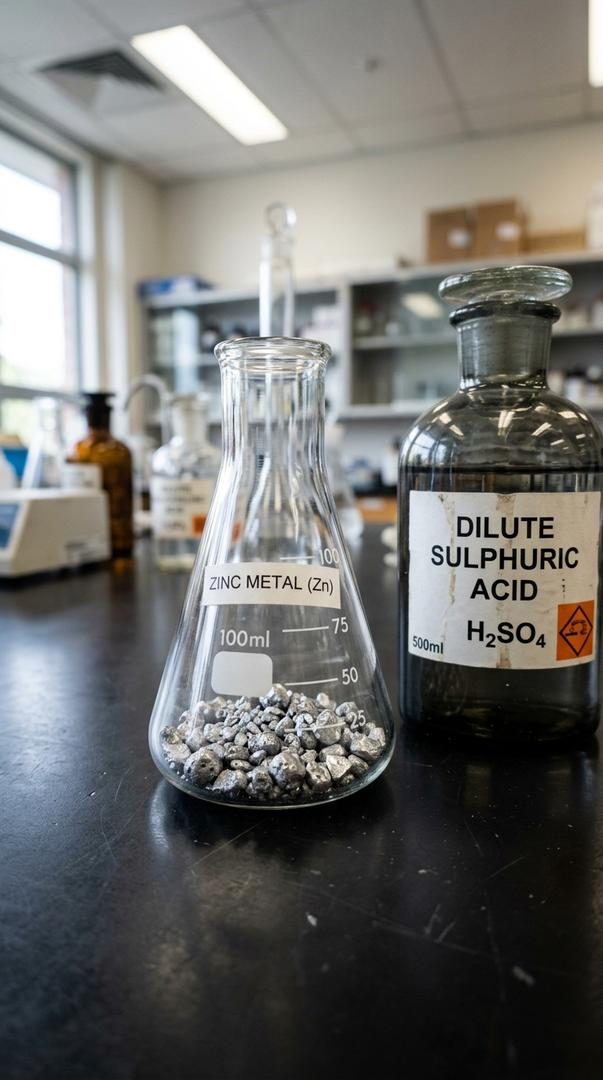
#> input picture experiments/activity_1_3_zinc_acid/images/02_setup_zinc.jpg, 603 x 1080 px
$ python render_action_composite.py
#> lines starting #> are read from the running program, lines starting #| are printed output that depends on the picture
#!/usr/bin/env python3
"""
Refined Action Composite Renderer for CBSE Class 10 Activity 1.3:
- Scene 2: Realistic tilted pouring beaker + gravity-curved liquid stream + flask-contour fill + splashing ripples
- Scene 3: High-density active bubbling effervescence engine with 3D spherical bubble physics + surface bursting
- Scene 4: Laboratory thermometer probe immersed directly in the liquid + live digital climbing readout + heat pulse
"""

import math
import random
import numpy as np
from PIL import Image, ImageDraw, ImageFont, ImageFilter
from pathlib import Path

BASE_DIR = Path(__file__).resolve().parent
IMG_DIR = BASE_DIR / "images"
PREVIEW_DIR = BASE_DIR / "action_previews"
PREVIEW_DIR.mkdir(parents=True, exist_ok=True)

WIDTH, HEIGHT = 1080, 1920

def get_font(size: int, bold: bool = False):
    font_paths = [
        "C:/Windows/Fonts/segoeuib.ttf" if bold else "C:/Windows/Fonts/segoeui.ttf",
        "C:/Windows/Fonts/arialbd.ttf" if bold else "C:/Windows/Fonts/arial.ttf",
    ]
    for p in font_paths:
        if Path(p).exists():
            return ImageFont.truetype(p, size)
    return ImageFont.load_default()

def render_scene2_pouring_frame(t: float, total_dur: float = 3.2) -> Image.Image:
    """Renders Scene 2: Natural curved gravity pour from beaker into conical flask."""
    base = Image.open(IMG_DIR / "02_setup_zinc.jpg").convert("RGBA").resize((WIDTH, HEIGHT), Image.Resampling.LANCZOS)
    overlay = Image.new("RGBA", (WIDTH, HEIGHT), (0, 0, 0, 0))
    draw = ImageDraw.Draw(overlay)

    # Timing: Beaker appears at t=0, pours from t=0.3s to 2.8s
    pour_active = (t >= 0.25)
    progress = min(1.0, max(0.0, (t - 0.25) / (total_dur * 0.75)))

    # Flask geometry in 02_setup_zinc.jpg:
    # Neck center: (460, 480)
    # Base: left at (260, 1420), right at (640, 1420), bottom y=1420
    # Liquid rises from y=1420 up to y=1230
    fill_h = int(190 * progress)

    # 1. Rising Liquid Layer inside conical flask
    if fill_h > 0:
        fill_y = 1420 - fill_h
        # Conical slope calculation: left wall slopes from (420, 520) to (260, 1420)
        # right wall slopes from (500, 520) to (640, 1420)
        p_slope = fill_h / 900.0
        cur_left = int(260 + (420 - 260) * p_slope)
        cur_right = int(640 - (640 - 500) * p_slope)

        # Translucent acid liquid pool
        liquid_poly = [
            (260, 1420),
            (cur_left, fill_y),
            (cur_right, fill_y),
            (640, 1420)
        ]
        draw.polygon(liquid_poly, fill=(200, 240, 255, 95))

        # Subtle meniscus curve and bright highlight
        draw.line([(cur_left + 5, fill_y), (cur_right - 5, fill_y)], fill=(255, 255, 255, 210), width=3)
        draw.ellipse([cur_left, fill_y - 4, cur_right, fill_y + 4], outline=(220, 245, 255, 140), width=2)

        # Expanding ripples where pouring stream hits liquid
        impact_x = 460
        r_age = (t * 4.0) % 1.0
        for r_offset in [0.0, 0.5]:
            r_prog = (r_age + r_offset) % 1.0
            rw = int(20 + 80 * r_prog)
            rh = int(6 + 18 * r_prog)
            ra = int(200 * (1.0 - r_prog))
            draw.ellipse([impact_x - rw, fill_y - rh, impact_x + rw, fill_y + rh],
                         outline=(255, 255, 255, ra), width=2)

    # 2. Pouring Beaker & Curved Liquid Stream
    # Beaker pouring lip positioned at top-left: (330, 260)
    lip_x, lip_y = 340, 280
    neck_x, neck_y = 465, 480
    impact_y = 1420 - fill_h

    if pour_active:
        # Generate smooth gravity-curved stream using Bézier points
        stream_pts = []
        num_steps = 35
        # Gravity curve from lip (340, 280) through neck (465, 480) down to impact (460, impact_y)
        for i in range(num_steps + 1):
            u = i / float(num_steps)
            if u < 0.4:
                # Segment 1: Beaker lip to flask neck
                v = u / 0.4
                # Cubic Bezier: p0=(340, 280), p1=(420, 290), p2=(465, 380), p3=(465, 480)
                px = (1-v)**3 * lip_x + 3*(1-v)**2 * v * 410 + 3*(1-v) * v**2 * 460 + v**3 * neck_x
                py = (1-v)**3 * lip_y + 3*(1-v)**2 * v * 290 + 3*(1-v) * v**2 * 390 + v**3 * neck_y
            else:
                # Segment 2: Freefall down inside flask
                v = (u - 0.4) / 0.6
                px = neck_x + math.sin(v * math.pi * 3 + t * 18) * 3 # subtle turbulent wobble
                py = neck_y + (impact_y - neck_y) * v
            stream_pts.append((px, py))

        # Draw stream with outer glow, translucent core, and white specular highlight
        for i in range(len(stream_pts) - 1):
            p1 = stream_pts[i]
            p2 = stream_pts[i+1]
            # Width decreases as liquid accelerates downwards (gravity stretching)
            u = i / len(stream_pts)
            w = max(6, int(22 * (1.0 - u * 0.55)))

            # Outer soft refraction
            draw.line([p1, p2], fill=(180, 235, 255, 110), width=w + 6)
            # Inner clear liquid core
            draw.line([p1, p2], fill=(230, 250, 255, 190), width=w)
            # Specular bright edge
            hl_p1 = (p1[0] - w * 0.25, p1[1])
            hl_p2 = (p2[0] - w * 0.25, p2[1])
            draw.line([hl_p1, hl_p2], fill=(255, 255, 255, 240), width=max(2, int(w * 0.28)))

        # Splashing micro-droplets at impact point
        random.seed(int(t * 80))
        for _ in range(10):
            dx = random.randint(-35, 35)
            dy = -random.randint(8, 45)
            dr = random.randint(2, 6)
            draw.ellipse([impact_x + dx - dr, impact_y + dy - dr, impact_x + dx + dr, impact_y + dy + dr],
                         fill=(245, 252, 255, 220))

    # 3. Draw Tilted Glass Beaker pouring the acid (at top-left)
    beaker_overlay = Image.new("RGBA", (WIDTH, HEIGHT), (0, 0, 0, 0))
    bdraw = ImageDraw.Draw(beaker_overlay)
    # Beaker rim polygon tilted ~35 degrees
    bx, by = 280, 240
    # Glass beaker body
    b_pts = [(160, 160), (340, 275), (290, 360), (110, 245)]
    bdraw.polygon(b_pts, fill=(230, 245, 255, 65), outline=(255, 255, 255, 200))
    # Beaker liquid meniscus inside
    b_liq = [(180, 200), (330, 275), (280, 340), (130, 260)]
    bdraw.polygon(b_liq, fill=(200, 240, 255, 140))
    # Beaker measurement marks
    bdraw.line([(220, 230), (240, 245)], fill=(255, 255, 255, 220), width=2)
    bdraw.line([(240, 260), (260, 275)], fill=(255, 255, 255, 220), width=2)
    bdraw.text((150, 120), "DILUTE H2SO4", font=get_font(24, bold=True), fill=(0, 229, 255, 230))

    # Composite beaker
    comp = Image.alpha_composite(base, overlay)
    comp = Image.alpha_composite(comp, beaker_overlay)

    # 4. M3 Action HUD Overlays (Clean spacing, zero overlap)
    hud = ImageDraw.Draw(comp)
    # Header card (height 150px)
    hud.rounded_rectangle([60, 110, 1020, 270], radius=24, fill=(16, 22, 36, 230), outline=(0, 229, 255, 190), width=3)
    hud.text((100, 135), "STEP 1 • ADDING REACTANTS", font=get_font(26, bold=True), fill=(0, 229, 255))
    hud.text((100, 172), "Pouring Dilute H2SO4 into Flask", font=get_font(38, bold=True), fill=(255, 255, 255))
    hud.text((100, 224), "Acid covers the zinc granules at the bottom", font=get_font(24), fill=(180, 210, 230))

    # Reality Check Card at bottom
    hud.rounded_rectangle([60, 1630, 1020, 1810], radius=24, fill=(16, 22, 36, 235), outline=(255, 179, 0, 190), width=3)
    hud.text((100, 1655), "LAB REALITY CHECK: ZINC GRANULES", font=get_font(26, bold=True), fill=(255, 179, 0))
    hud.text((100, 1698), "Silvery-gray irregular, rough metallic pieces", font=get_font(36, bold=True), fill=(255, 255, 255))
    hud.text((100, 1750), "Direct practical observation for CBSE Board viva", font=get_font(23), fill=(190, 210, 230))

    return comp

def render_scene3_effervescence_frame(t: float, total_dur: float = 8.2) -> Image.Image:
    """Renders Scene 3: High-density active bubbling effervescence engine."""
    base = Image.open(IMG_DIR / "03_reaction_effervescence.jpg").convert("RGBA").resize((WIDTH, HEIGHT), Image.Resampling.LANCZOS)
    overlay = Image.new("RGBA", (WIDTH, HEIGHT), (0, 0, 0, 0))
    draw = ImageDraw.Draw(overlay)

    # 380 active bubbles nucleating on zinc granules at bottom and surging upward
    NUM_BUBBLES = 380
    random.seed(42)

    bubble_params = []
    for i in range(NUM_BUBBLES):
        # Spawning across bottom zinc granule zone
        spawn_x = random.randint(180, 900)
        spawn_y = random.randint(1250, 1780)
        speed = random.uniform(220, 520)     # upward pixels/sec
        radius = random.uniform(3.0, 15.0)   # bubble radius
        wobble_freq = random.uniform(5.0, 12.0)
        wobble_amp = random.uniform(5.0, 20.0)
        phase = random.uniform(0, 2 * math.pi)
        lifetime = (spawn_y - 360) / speed   # reaches top around y=360
        birth_offset = random.uniform(0, lifetime)
        bubble_params.append((spawn_x, spawn_y, speed, radius, wobble_freq, wobble_amp, phase, lifetime, birth_offset))

    # Render each bubble with 3D spherical shading
    for bp in bubble_params:
        spawn_x, spawn_y, speed, radius, wobble_freq, wobble_amp, phase, lifetime, birth_offset = bp
        age = (t + birth_offset) % lifetime
        cur_y = spawn_y - (speed * age)
        cur_x = spawn_x + math.sin(age * wobble_freq + phase) * wobble_amp

        # Grow as hydrostatic pressure decreases
        cur_r = radius * (1.0 + 0.3 * (age / lifetime))

        # Translucent aqua bubble sphere
        draw.ellipse([cur_x - cur_r, cur_y - cur_r, cur_x + cur_r, cur_y + cur_r],
                     fill=(215, 248, 255, 115), outline=(255, 255, 255, 185), width=int(max(1, cur_r * 0.16)))

        # 3D Specular highlight crescent in upper-left
        hl_r = max(1.5, cur_r * 0.36)
        hl_x = cur_x - cur_r * 0.32
        hl_y = cur_y - cur_r * 0.32
        draw.ellipse([hl_x - hl_r, hl_y - hl_r, hl_x + hl_r, hl_y + hl_r],
                     fill=(255, 255, 255, 230))

    # Meniscus Froth & Bursting Rings at liquid surface (y ≈ 360 to 440)
    random.seed(int(t * 30))
    for _ in range(20):
        fx = random.randint(240, 840)
        fy = random.randint(370, 430)
        fr = random.randint(4, 14)
        draw.ellipse([fx - fr, fy - fr, fx + fr, fy + fr], outline=(255, 255, 255, 170), width=2)

    comp = Image.alpha_composite(base, overlay)

    # Clean M3 Overlays (No text collision)
    hud = ImageDraw.Draw(comp)
    # Header card (height 170px)
    hud.rounded_rectangle([60, 110, 1020, 290], radius=24, fill=(16, 22, 36, 230), outline=(0, 230, 118, 190), width=3)
    hud.text((100, 135), "STEP 2 • VIGOROUS REACTION", font=get_font(26, bold=True), fill=(0, 230, 118))
    hud.text((100, 172), "RAPID H2 EFFERVESCENCE!", font=get_font(42, bold=True), fill=(255, 255, 255))
    hud.text((100, 232), "Bubbles of Hydrogen gas fizz violently off Zinc metal", font=get_font(24), fill=(190, 225, 210))

    # Equation Card at bottom
    hud.rounded_rectangle([60, 1630, 1020, 1810], radius=24, fill=(16, 22, 36, 235), outline=(0, 229, 255, 190), width=3)
    hud.text((100, 1655), "BALANCED CHEMICAL EQUATION", font=get_font(26, bold=True), fill=(0, 229, 255))
    hud.text((100, 1698), "Zn solid + H2SO4 → ZnSO4 + H2 ↑", font=get_font(38, bold=True), fill=(255, 255, 255))
    hud.text((100, 1750), "Zinc + Dilute Sulphuric Acid → Zinc Sulphate + Hydrogen Gas", font=get_font(23), fill=(185, 215, 235))

    return comp

def render_scene4_exothermic_frame(t: float, total_dur: float = 5.6) -> Image.Image:
    """Renders Scene 4: Laboratory thermometer probe immersed in flask liquid."""
    base = Image.open(IMG_DIR / "04_takeaway_exothermic.jpg").convert("RGBA").resize((WIDTH, HEIGHT), Image.Resampling.LANCZOS)
    overlay = Image.new("RGBA", (WIDTH, HEIGHT), (0, 0, 0, 0))
    draw = ImageDraw.Draw(overlay)

    # Temperature calculation (climbs smoothly from 24.5°C to 48.6°C)
    progress = min(1.0, t / (total_dur * 0.85))
    smooth_p = 1.0 - math.cos(progress * math.pi * 0.5)
    current_temp = 24.5 + (48.6 - 24.5) * smooth_p

    # Dynamic temperature color shift
    if current_temp < 36.0:
        r_col = int(0 + (current_temp - 24.5) / 11.5 * 255)
        g_col = int(220 - (current_temp - 24.5) / 11.5 * 60)
        b_col = int(255 - (current_temp - 24.5) / 11.5 * 200)
    else:
        r_col = 255
        g_col = int(160 - (current_temp - 36.0) / 12.6 * 120)
        b_col = int(55 - (current_temp - 36.0) / 12.6 * 55)
    temp_color = (r_col, g_col, b_col)

    # 1. Warm thermal pulse around bottom of flask
    pulse_alpha = int(50 + math.sin(t * 6) * 30)
    draw.ellipse([450, 1250, 850, 1600], fill=(255, 80, 20, pulse_alpha))

    # 2. Laboratory Stem Thermometer Immersed in Flask Liquid
    # Flask in 04_takeaway_exothermic.jpg: liquid is around x=640, y=1200-1420
    tx = 645
    t_top = 460
    t_bottom = 1380
    stem_w = 20

    # Outer glass capillary
    draw.rounded_rectangle([tx - stem_w//2, t_top, tx + stem_w//2, t_bottom], radius=10,
                           fill=(235, 248, 255, 90), outline=(255, 255, 255, 200), width=2)
    # Bulb submerged in liquid
    bulb_r = 22
    draw.ellipse([tx - bulb_r, t_bottom - 20, tx + bulb_r, t_bottom + bulb_r * 2 - 20], fill=temp_color)

    # Mercury liquid column rising: 20°C at y=1300, 50°C at y=580
    mercury_y = int(1300 - (current_temp - 20.0) / 30.0 * 720)
    draw.rounded_rectangle([tx - 5, mercury_y, tx + 5, t_bottom], radius=5, fill=temp_color)

    # Graduation tick marks & labels
    for deg in [20, 30, 40, 50]:
        ty = int(1300 - (deg - 20.0) / 30.0 * 720)
        draw.line([(tx - 24, ty), (tx - 12, ty)], fill=(255, 255, 255, 210), width=2)
        draw.text((tx - 76, ty - 12), f"{deg}°C", font=get_font(20, bold=True), fill=(255, 255, 255, 220))

    comp = Image.alpha_composite(base, overlay)

    # 3. Active Digital Temperature Meter Card (Left side, clear of hands)
    hud = ImageDraw.Draw(comp)
    meter_box = [80, 680, 520, 940]
    hud.rounded_rectangle(meter_box, radius=20, fill=(14, 20, 32, 235), outline=temp_color, width=4)
    hud.text((110, 705), "FLASK TEMPERATURE", font=get_font(22, bold=True), fill=(180, 200, 220))
    hud.text((110, 742), f"{current_temp:.1f} °C", font=get_font(64, bold=True), fill=temp_color)
    delta = current_temp - 24.5
    hud.text((110, 835), f"▲ +{delta:.1f}°C RISE", font=get_font(28, bold=True), fill=(255, 87, 34))
    hud.text((110, 880), "Exothermic heat released", font=get_font(22), fill=(200, 210, 225))

    # Header badge (height 170px)
    hud.rounded_rectangle([60, 110, 1020, 290], radius=24, fill=(16, 22, 36, 230), outline=(255, 87, 34, 190), width=3)
    hud.text((100, 135), "STEP 3 • TEMPERATURE OBSERVATION", font=get_font(26, bold=True), fill=(255, 87, 34))
    hud.text((100, 172), "EXOTHERMIC REACTION!", font=get_font(42, bold=True), fill=(255, 255, 255))
    hud.text((100, 232), "Flask becomes distinctly warm to the touch", font=get_font(24), fill=(225, 200, 200))

    # Takeaway Card at bottom
    hud.rounded_rectangle([60, 1630, 1020, 1810], radius=24, fill=(16, 22, 36, 235), outline=(255, 179, 0, 190), width=3)
    hud.text((100, 1655), "CLASS 10 BOARD EXAM TAKEAWAY", font=get_font(26, bold=True), fill=(255, 179, 0))
    hud.text((100, 1698), "Exothermic Reaction: Heat is Released", font=get_font(36, bold=True), fill=(255, 255, 255))
    hud.text((100, 1750), "Direct practical observation: Temperature rises during reaction", font=get_font(23), fill=(195, 215, 230))

    return comp

def main():
    print("Generating refined action composite frames...")
    s2 = render_scene2_pouring_frame(1.8).convert("RGB")
#> in render_scene2_pouring_frame, `comp = Image.alpha_composite(base, overlay)`:
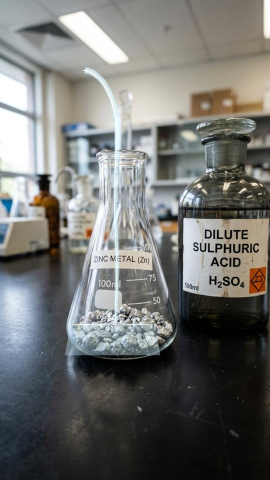
#> comp: PIL image 1080x1920 RGBA (shown at 1/4 size); mean R, G, B, A 112.4, 112.9, 110.5, 255
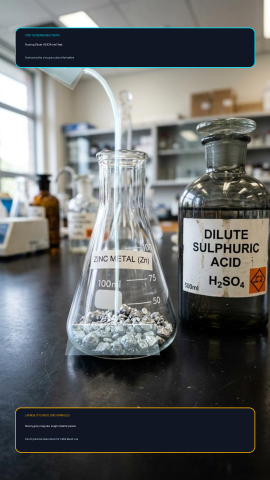
#> s2: PIL image 1080x1920 RGB (shown at 1/4 size); mean R, G, B 101.6, 103.7, 103.3
    s2.save(PREVIEW_DIR / "preview_scene2_pouring.jpg", quality=95)
    print("Saved preview_scene2_pouring.jpg")

    s3 = render_scene3_effervescence_frame(3.5).convert("RGB")
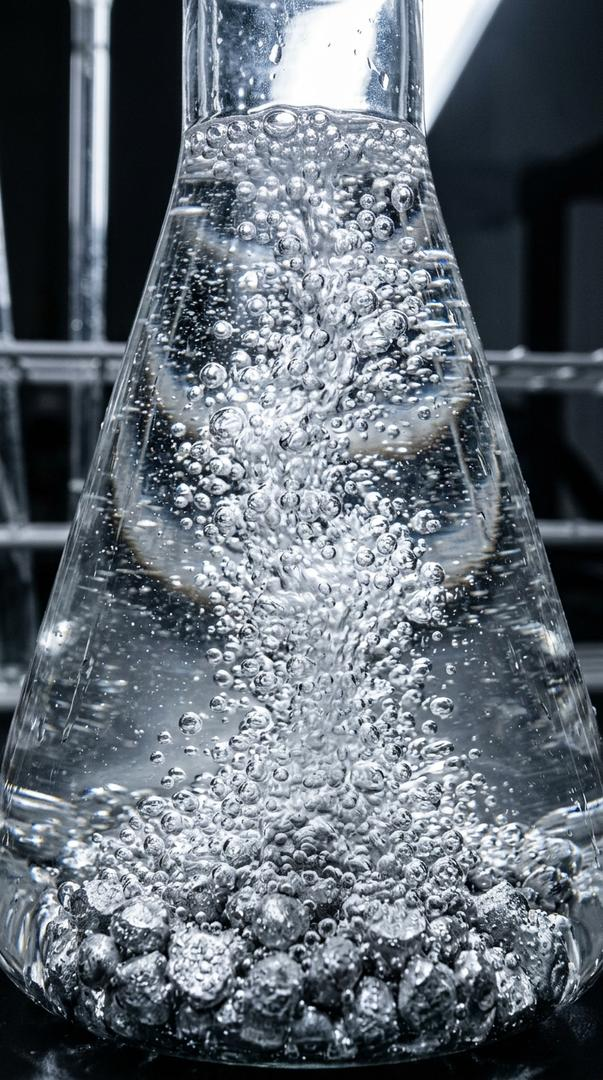
#> input picture experiments/activity_1_3_zinc_acid/images/03_reaction_effervescence.jpg, 603 x 1080 px
#> in render_scene3_effervescence_frame, `comp = Image.alpha_composite(base, overlay)`:
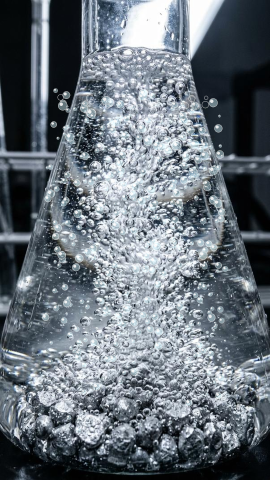
#> comp: PIL image 1080x1920 RGBA (shown at 1/4 size); mean R, G, B, A 103, 111.8, 120.3, 255
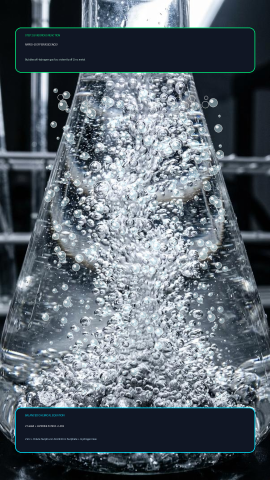
#> s3: PIL image 1080x1920 RGB (shown at 1/4 size); mean R, G, B 89, 99, 107.8
    s3.save(PREVIEW_DIR / "preview_scene3_effervescence.jpg", quality=95)
    print("Saved preview_scene3_effervescence.jpg")

    s4 = render_scene4_exothermic_frame(3.8).convert("RGB")
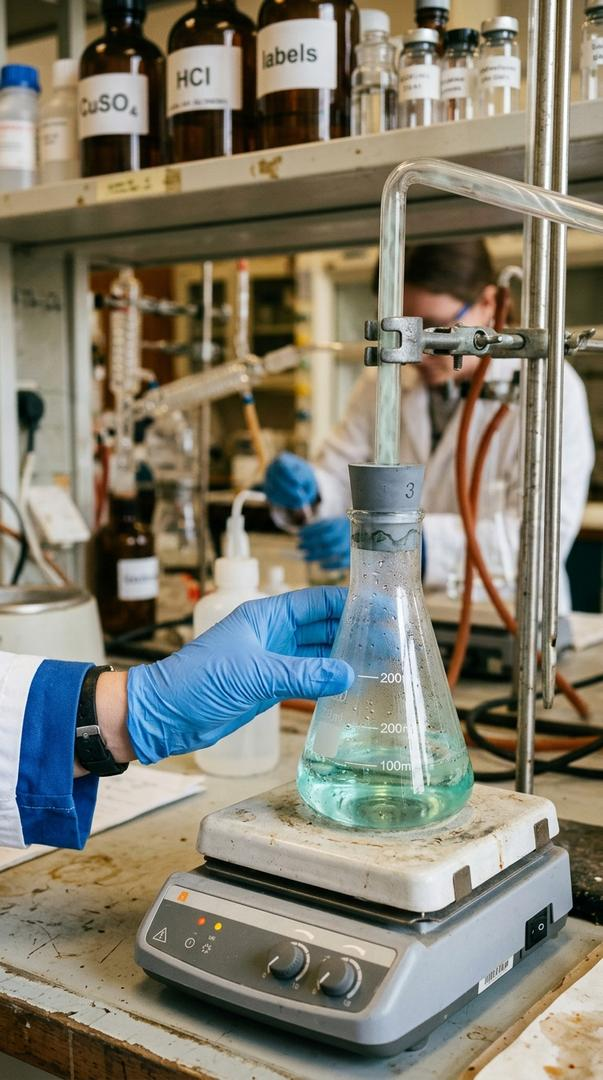
#> input picture experiments/activity_1_3_zinc_acid/images/04_takeaway_exothermic.jpg, 603 x 1080 px
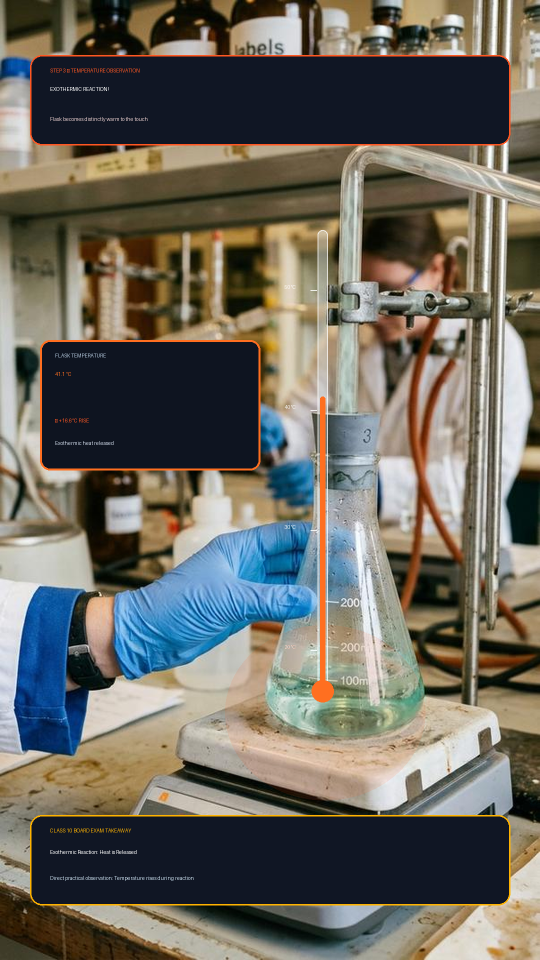
#> s4: PIL image 1080x1920 RGB (shown at 1/2 size); mean R, G, B 106.7, 103.6, 94.9
    s4.save(PREVIEW_DIR / "preview_scene4_exothermic.jpg", quality=95)
    print("Saved preview_scene4_exothermic.jpg")

if __name__ == "__main__":
    main()
